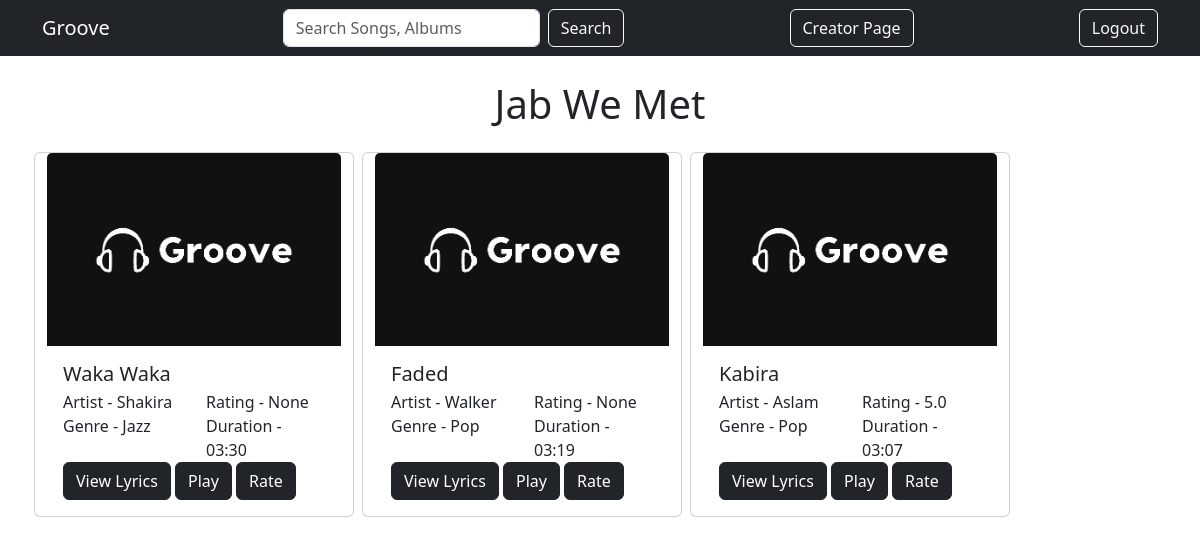
/user_home/view_album/4 (signed in), run on an earlier commit of the app's database.
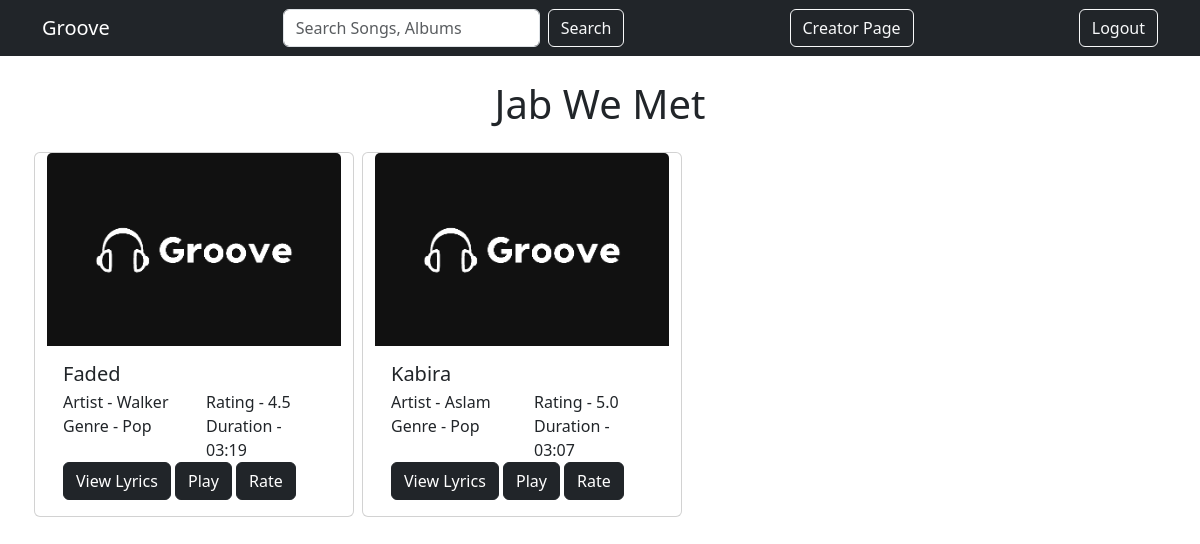
And on a later commit of the database.
### groove/models.py (models this page shows)
class Song(db.Model):
    __tablename__ = 'song'
    id = db.Column(db.Integer, primary_key=True)
    name = db.Column(db.String(255), nullable=False)
    creator = db.Column(db.Integer, nullable=False)
    lyrics = db.Column(db.Text, nullable=True)
    duration = db.Column(db.Float, nullable=False, default=3.12)
    date_uploaded = db.Column(db.Date, nullable=False)
    album_id = db.Column(db.Integer, db.ForeignKey('album.id'), nullable=True)
    genre_id = db.Column(db.Integer, db.ForeignKey('genre.id'), nullable=False)
    artist = db.Column(db.String(255), nullable=False)
    rating = db.relationship('SongRating', backref='song', lazy=True)
    times_played = db.Column(db.Integer, default=0, nullable=False)
    flag = db.Column(db.Boolean, default=0)
    def average_song_rating(self):
        average = db.session.query(db.func.avg(SongRating.rating)).filter(SongRating.song_id == self.id).scalar()
        if average is None:
            return None
        else:
            return round(average, 1)

class Genre(db.Model):
    __tablename__ = 'genre'
    id = db.Column(db.Integer, primary_key=True)
    name = db.Column(db.String(100), nullable=False)
    songs = db.relationship('Song', backref='genre', lazy=True)

### groove/routes.py (the view)
@app.route('/user_home/view_album/<int:album_id>')
def album_songs_page(album_id):
    user = User.query.get(session['id'])
    album = Album.query.get(album_id)
    songs = Song.query.filter_by(album_id=album_id, flag=0).all()
    return render_template('album_songs.html', user=user, album=album, songs=songs)

### groove/routes.py (called while the page is built)
@app.template_filter('format_duration')
def format_duration(duration):
    minutes = int(duration)
    seconds = int((duration - minutes) * 60)
    return f"{minutes:02d}:{seconds:02d}"

### groove/templates/album_songs.html (shortened to what this page needs)
<!DOCTYPE html>
<html lang="en">
<head>
    <link href="https://cdn.jsdelivr.net/npm/bootstrap@5.3.2/dist/css/bootstrap.min.css" rel="stylesheet"
>
</head>
<body>
<nav class="navbar navbar-expand-lg navbar-dark bg-dark">
    <div class="container">
        <a class="navbar-brand" href="{{ url_for('user_home_page') }}">Groove</a>
        <form class="d-flex" action="{{ url_for('search_page') }}" method="post">
            <input class="form-control me-2" type="search" placeholder="Search Songs, Albums" aria-label="Search"
                   name="search">
            <a class="btn btn-outline-light" type="submit">Search</a>
        </form>
        <div>
            {% if user.role.name == 'user' %}
                <a class="btn btn-outline-light ms-2" href="{{ url_for('creator_register_page') }}">Become a Creator</a>
            {% elif user.role.name == 'creator' %}
                <a class="btn btn-outline-light ms-2" href="{{ url_for('creator_home_page') }}">Creator Page</a>
            {% endif %}
        </div>
        <div>
            <a class="btn btn-outline-light ms-2" href="{{ url_for('logout') }}">Logout</a>
        </div>
    </div>
</nav>
<div class="container mt-4">
    <h1 class="text-center mb-4">{{ album.name }}</h1>
    <div class="row">
        {% for song in songs %}
            <div class="card mx-1" style="width: 20rem;">
                <img src="/static/groove_logo_darkmode.png" class="card-img-top" alt="song_name">
                <div class="card-body">
                    <h5 class="card-title">{{ song.name }}</h5>
                    <div class="row">
                        <div class="col">
                            <p class="card-subtitle mb-1">Artist - {{ song.artist }}</p>
                            <p class="card-subtitle mb-1">Genre - {{ song.genre.name }}</p>
                        </div>
                        <div class="col">
                            <p class="card-subtitle mb-1">Rating - {{ song.average_song_rating() }}</p>
                            <p class="card-subtitle mb-1"></p>Duration - {{ song.duration|format_duration }}
                        </div>
                    </div>
                    <div class="justify-content-between align-items-center">
                        <button type="button" class="btn btn-dark" data-bs-toggle="modal"
                                data-bs-target="#lyricsModal{{ song.id }}">View Lyrics
                        </button>
                        <a href="{{ url_for('play_song_page', song_id=song.id) }}" class="btn btn-dark">Play</a>
                        <button type="button" class="btn btn-dark" data-bs-toggle="modal"
                                data-bs-target="#ratingModal{{ song.id }}">Rate
                        </button>
                    </div>
                </div>
            </div>
        {% endfor %}
    </div>
</div>
</body>
</html>

What changed in the data, as far as the page shows it:
no longer on this page (row edited): Song: name "Waka Waka", artist "Shakira", genre.name "Jazz", average_song_rating "None", duration "03:30"
changed Song "Faded": average_song_rating "None" → "4.5"
